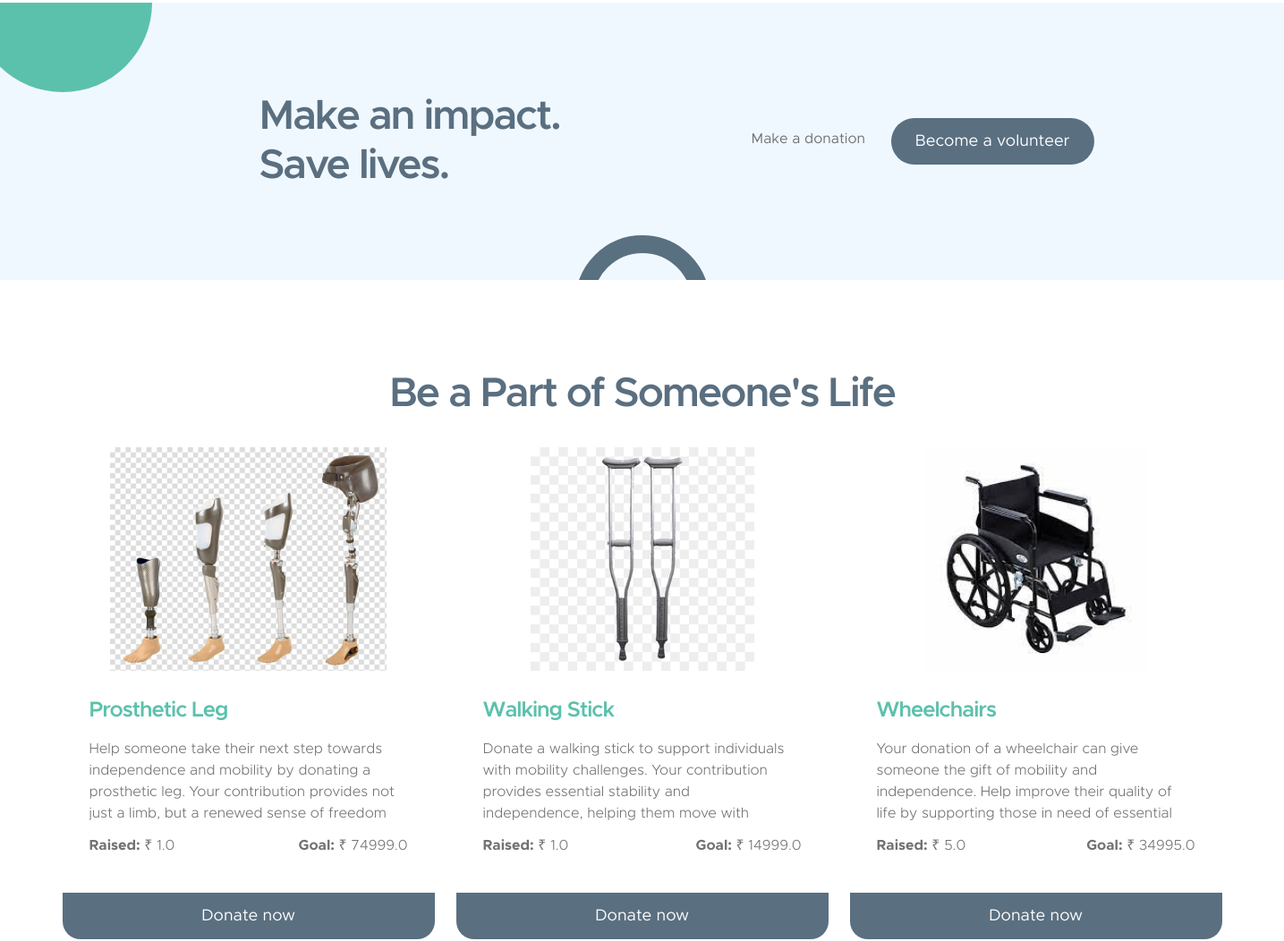
Before: / (middle part) with the older database file.
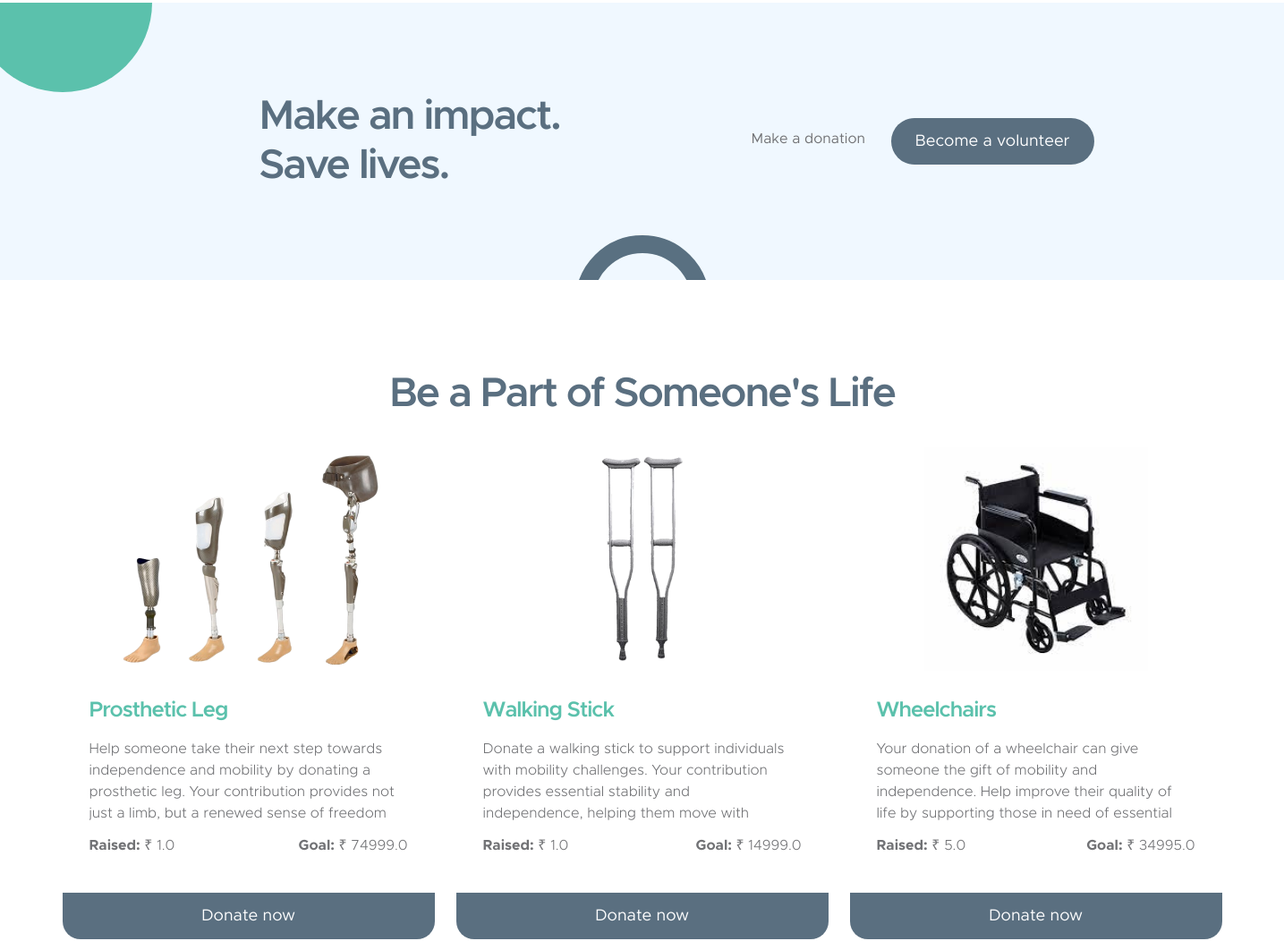
After: the same page with the newer database file.
### heart_charity/models.py (models this page shows, shortened)
class Cause(models.Model):
    name = models.CharField(max_length=30)
    img = models.ImageField(upload_to='causes/', null=True, blank=True)  # Store cause images in a separate folder
    detail = models.CharField(max_length=500)
    raised = models.FloatField()
    goal = models.FloatField()

### heart_charity/views.py (the view)
# urls.py: path('', views.index, name='index'),
def index(request):
    causes = Cause.objects.all()[:3]  # Fetch the first 3 causes
    return render(request, 'index.html', {'causes': causes})

### templates/index.html (shortened to what this page needs)
{% load static %}
<!doctype html>
<html lang="en">
    <head>
        <link href="{% static 'css/bootstrap.min.css' %}" rel="stylesheet">
        <link href="{% static 'css/bootstrap-icons.css' %}" rel="stylesheet">
        <link href="{% static 'css/templatemo-kind-heart-charity.css' %}" rel="stylesheet">
    </head>
    <body id="section_1">
        <main>
            <section class="cta-section section-padding section-bg">
                <div class="container">
                    <div class="row justify-content-center align-items-center">
                        <div class="col-lg-5 col-12 ms-auto">
                            <h2 class="mb-0">Make an impact. <br> Save lives.</h2>
                        </div>
                        <div class="col-lg-5 col-12">
                            <a href="{%url 'donates' %}" class="me-4">Make a donation</a>
                            <a href="{% url 'contactus' %}" class="custom-btn btn smoothscroll">Become a volunteer</a>
                        </div>
                    </div>
                </div>
            </section>
<section class="section-padding" id="">
    <div class="container">
        <div class="row">
            <div class="col-lg-12 col-12 text-center mb-4">
                <h2>Be a Part of Someone's Life</h2>
            </div>
            {% for cause in causes %}
            <div class="col-lg-4 col-md-6 col-12 mb-4 mb-lg-0">
                <div class="custom-block-wrap">
                    <img src="{{cause.img.url}}" class="custom-block-image img-fluid fixed-image" alt="">
                    <div class="custom-block fixed-card">
                        <div class="custom-block-body">
                            <h5 class="mb-3">{{cause.name}}</h5>
                            <div class="scrollable">
                                <p>{{cause.detail}}</p>
                            </div>
                            <div class="d-flex custom-block my-2">
                                <p class="mb-0">
                                    <strong>Raised:</strong> ₹ {{cause.raised}}
                                </p>
                                <p class="ms-auto mb-0">
                                    <strong>Goal:</strong> ₹ {{cause.goal}}
                                </p>
                            </div>
                        </div>
                        <a href="{% url 'donates' %}" class="custom-btn btn">Donate now</a>
                    </div>
                </div>
            </div>
            {% endfor %}
        </div>
    </div>
</section>
        </main>
    </body>
</html>

### static/css/templatemo-kind-heart-charity.css (style rules this page uses)
:root { --white-color: #ffffff; --primary-color: #5bc1ac; --secondary-color: #5a6f80; --section-bg-color: #f0f8ff; --site-footer-bg-color: #44525d; --custom-btn-bg-color: #597081; --custom-btn-bg-hover-color: #5bc1ac; --dark-color: #000000; --p-color: #717275; --border-color: #e9eaeb; --body-font-family: 'Metropolis', sans-serif; --h1-font-size: 52px; --h2-font-size: 46px; --h3-font-size: 32px; --h4-font-size: 28px; --h5-font-size: 24px; --h6-font-size: 22px; --p-font-size: 16px; --btn-font-size: 18px; --copyright-font-size: 14px; --border-radius-large: 100px; --border-radius-medium: 20px; --border-radius-small: 10px; --font-weight-light: 300; --font-weight-normal: 400; --font-weight-semibold: 600; --font-weight-bold: 700; }
body { background-color: var(--white-color); font-family: var(--body-font-family); }
h2, h3, h4, h5, h6 { color: var(--dark-color); }
h1, h2, h3, h4, h5, h6 { font-weight: var(--font-weight-semibold); letter-spacing: -1px; }
h2 { color: var(--secondary-color); font-size: var(--h2-font-size); letter-spacing: -2px; }
h5 { color: var(--primary-color); font-size: var(--h5-font-size); }
p { color: var(--p-color); font-size: var(--p-font-size); font-weight: var(--font-weight-light); }
a, button { touch-action: manipulation; transition: all 0.3s; }
a { color: var(--p-color); text-decoration: none; }
b, strong { font-weight: var(--font-weight-bold); }
.section-padding { padding-top: 100px; padding-bottom: 100px; }
.section-bg { background-color: var(--section-bg-color); }
.custom-block-wrap { background: var(--white-color); border-radius: var(--border-radius-medium); position: relative; overflow: hidden; transition: all 0.5s; }
.custom-block-body { padding: 30px; }
.custom-block-image { display: block; width: 100%; height: 100%; object-fit: cover; }
.custom-block .custom-btn { border-radius: 0; display: block; }
.custom-btn { background: var(--secondary-color); border: 2px solid transparent; border-radius: var(--border-radius-large); color: var(--white-color); font-size: var(--btn-font-size); font-weight: var(--font-weight-normal); line-height: normal; padding: 15px 25px; }
.cta-section { position: relative; overflow: hidden; }
.cta-section::before { content: ""; background-color: var(--primary-color); border-radius: 50%; position: absolute; top: -100px; left: -30px; margin: auto; width: 200px; height: 200px; }
.cta-section::after { content: ""; border: 20px solid var(--custom-btn-bg-color); border-radius: 50%; position: absolute; bottom: -100px; right: 0; left: 0; margin: auto; width: 150px; height: 150px; }

### templates/index.html (style rules this page uses)
.fixed-image { height: 250px; width: 100%; object-fit: contain; }
.fixed-card { height: 300px; display: flex; flex-direction: column; justify-content: space-between; }
.scrollable { max-height: 100px; overflow-y: auto; padding-right: 10px; }

Changed rows visible on the page:
changed Cause "Prosthetic Leg": img: a different picture
changed Cause "Walking Stick": img: a different picture
